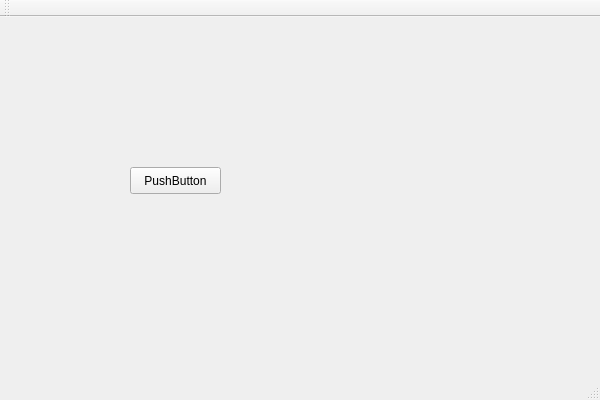
<?xml version="1.0" encoding="UTF-8"?>
<ui version="4.0">
 <class>MainWindow</class>
 <widget class="QMainWindow" name="MainWindow">
  <property name="geometry">
   <rect>
    <x>0</x>
    <y>0</y>
    <width>600</width>
    <height>400</height>
   </rect>
  </property>
  <property name="windowTitle">
   <string>MainWindow</string>
  </property>
  <widget class="QWidget" name="centralWidget">
   <widget class="QPushButton" name="pushButton">
    <property name="geometry">
     <rect>
      <x>130</x>
      <y>150</y>
      <width>91</width>
      <height>27</height>
     </rect>
    </property>
    <property name="text">
     <string>PushButton</string>
    </property>
   </widget>
  </widget>
  <widget class="QMenuBar" name="menuBar">
   <property name="geometry">
    <rect>
     <x>0</x>
     <y>0</y>
     <width>600</width>
     <height>25</height>
    </rect>
   </property>
  </widget>
  <widget class="QToolBar" name="mainToolBar">
   <attribute name="toolBarArea">
    <enum>TopToolBarArea</enum>
   </attribute>
   <attribute name="toolBarBreak">
    <bool>false</bool>
   </attribute>
  </widget>
  <widget class="QStatusBar" name="statusBar"/>
 </widget>
 <layoutdefault spacing="6" margin="11"/>
 <resources/>
 <connections>
  <connection>
   <sender>pushButton</sender>
   <signal>clicked()</signal>
   <receiver>MainWindow</receiver>
   <slot>slot1()</slot>
   <hints>
    <hint type="sourcelabel">
     <x>193</x>
     <y>202</y>
    </hint>
    <hint type="destinationlabel">
     <x>193</x>
     <y>279</y>
    </hint>
   </hints>
  </connection>
 </connections>
 <slots>
  <slot>slot1()</slot>
 </slots>
</ui>
